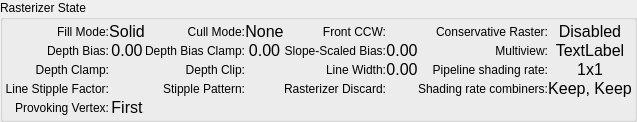
          <widget class="QGroupBox" name="rasterizerGroup">
           <property name="title">
            <string>Rasterizer State</string>
           </property>
           <layout class="QGridLayout" name="rasterizerGridLayout">
            <property name="leftMargin">
             <number>2</number>
            </property>
            <property name="topMargin">
             <number>2</number>
            </property>
            <property name="rightMargin">
             <number>2</number>
            </property>
            <property name="bottomMargin">
             <number>2</number>
            </property>
            <property name="spacing">
             <number>0</number>
            </property>
            <item row="0" column="0">
             <widget class="QLabel" name="fillModeLabel">
              <property name="text">
               <string>Fill Mode:</string>
              </property>
              <property name="alignment">
               <set>Qt::AlignRight|Qt::AlignTrailing|Qt::AlignVCenter</set>
              </property>
              <property name="wordWrap">
               <bool>true</bool>
              </property>
             </widget>
            </item>
            <item row="0" column="1">
             <widget class="QLabel" name="fillMode">
              <property name="font">
               <font>
                <pointsize>12</pointsize>
               </font>
              </property>
              <property name="text">
               <string>Solid</string>
              </property>
              <property name="alignment">
               <set>Qt::AlignCenter</set>
              </property>
              <property name="margin">
               <number>4</number>
              </property>
             </widget>
            </item>
            <item row="0" column="2">
             <widget class="QLabel" name="cullModeLabel">
              <property name="text">
               <string>Cull Mode:</string>
              </property>
              <property name="alignment">
               <set>Qt::AlignRight|Qt::AlignTrailing|Qt::AlignVCenter</set>
              </property>
              <property name="wordWrap">
               <bool>true</bool>
              </property>
             </widget>
            </item>
            <item row="0" column="3">
             <widget class="QLabel" name="cullMode">
              <property name="font">
               <font>
                <pointsize>12</pointsize>
               </font>
              </property>
              <property name="text">
               <string>None</string>
              </property>
              <property name="alignment">
               <set>Qt::AlignCenter</set>
              </property>
              <property name="margin">
               <number>4</number>
              </property>
             </widget>
            </item>
            <item row="0" column="4">
             <widget class="QLabel" name="frontCCWLabel">
              <property name="text">
               <string>Front CCW:</string>
              </property>
              <property name="alignment">
               <set>Qt::AlignRight|Qt::AlignTrailing|Qt::AlignVCenter</set>
              </property>
              <property name="wordWrap">
               <bool>true</bool>
              </property>
             </widget>
            </item>
            <item row="0" column="5">
             <widget class="QLabel" name="frontCCW">
              <property name="text">
               <string/>
              </property>
              <property name="pixmap">
               <pixmap resource="../../Resources/resources.qrc">:/cross.png</pixmap>
              </property>
              <property name="alignment">
               <set>Qt::AlignCenter</set>
              </property>
              <property name="margin">
               <number>4</number>
              </property>
             </widget>
            </item>
            <item row="0" column="6">
             <widget class="QLabel" name="label">
              <property name="text">
               <string>Conservative Raster:</string>
              </property>
              <property name="alignment">
               <set>Qt::AlignRight|Qt::AlignTrailing|Qt::AlignVCenter</set>
              </property>
              <property name="wordWrap">
               <bool>true</bool>
              </property>
             </widget>
            </item>
            <item row="0" column="7">
             <widget class="QLabel" name="conservativeRaster">
              <property name="font">
               <font>
                <pointsize>12</pointsize>
               </font>
              </property>
              <property name="text">
               <string>Disabled</string>
              </property>
              <property name="alignment">
               <set>Qt::AlignCenter</set>
              </property>
              <property name="margin">
               <number>4</number>
              </property>
             </widget>
            </item>
            <item row="1" column="0">
             <widget class="QLabel" name="depthBiasLabel">
              <property name="text">
               <string>Depth Bias:</string>
              </property>
              <property name="alignment">
               <set>Qt::AlignRight|Qt::AlignTrailing|Qt::AlignVCenter</set>
              </property>
              <property name="wordWrap">
               <bool>true</bool>
              </property>
             </widget>
            </item>
            <item row="1" column="1">
             <widget class="QLabel" name="depthBias">
              <property name="font">
               <font>
                <pointsize>12</pointsize>
               </font>
              </property>
              <property name="text">
               <string>0.00</string>
              </property>
              <property name="alignment">
               <set>Qt::AlignCenter</set>
              </property>
              <property name="margin">
               <number>4</number>
              </property>
             </widget>
            </item>
            <item row="1" column="2">
             <widget class="QLabel" name="depthBiasClampLabel">
              <property name="text">
               <string>Depth Bias Clamp:</string>
              </property>
              <property name="alignment">
               <set>Qt::AlignRight|Qt::AlignTrailing|Qt::AlignVCenter</set>
              </property>
              <property name="wordWrap">
               <bool>true</bool>
              </property>
             </widget>
            </item>
            <item row="1" column="3">
             <widget class="QLabel" name="depthBiasClamp">
              <property name="font">
               <font>
                <pointsize>12</pointsize>
               </font>
              </property>
              <property name="text">
               <string>0.00</string>
              </property>
              <property name="alignment">
               <set>Qt::AlignCenter</set>
              </property>
              <property name="margin">
               <number>4</number>
              </property>
             </widget>
            </item>
            <item row="1" column="4">
             <widget class="QLabel" name="slopeScaledBiasLabel">
              <property name="text">
               <string>Slope-Scaled Bias:</string>
              </property>
              <property name="alignment">
               <set>Qt::AlignRight|Qt::AlignTrailing|Qt::AlignVCenter</set>
              </property>
              <property name="wordWrap">
               <bool>true</bool>
              </property>
             </widget>
            </item>
            <item row="1" column="5">
             <widget class="QLabel" name="slopeScaledBias">
              <property name="font">
               <font>
                <pointsize>12</pointsize>
               </font>
              </property>
              <property name="text">
               <string>0.00</string>
              </property>
              <property name="alignment">
               <set>Qt::AlignCenter</set>
              </property>
              <property name="margin">
               <number>4</number>
              </property>
             </widget>
            </item>
            <item row="1" column="6">
             <widget class="QLabel" name="label_3">
              <property name="text">
               <string>Multiview:</string>
              </property>
              <property name="alignment">
               <set>Qt::AlignRight|Qt::AlignTrailing|Qt::AlignVCenter</set>
              </property>
              <property name="wordWrap">
               <bool>true</bool>
              </property>
             </widget>
            </item>
            <item row="1" column="7">
             <widget class="QLabel" name="multiview">
              <property name="font">
               <font>
                <pointsize>12</pointsize>
               </font>
              </property>
              <property name="text">
               <string>TextLabel</string>
              </property>
              <property name="alignment">
               <set>Qt::AlignCenter</set>
              </property>
              <property name="margin">
               <number>4</number>
              </property>
             </widget>
            </item>
            <item row="1" column="10">
             <spacer name="rastHSpacer">
              <property name="orientation">
               <enum>Qt::Horizontal</enum>
              </property>
              <property name="sizeType">
               <enum>QSizePolicy::MinimumExpanding</enum>
              </property>
              <property name="sizeHint" stdset="0">
               <size>
                <width>0</width>
                <height>0</height>
               </size>
              </property>
             </spacer>
            </item>
            <item row="2" column="0">
             <widget class="QLabel" name="depthClampLabel">
              <property name="text">
               <string>Depth Clamp:</string>
              </property>
              <property name="alignment">
               <set>Qt::AlignRight|Qt::AlignTrailing|Qt::AlignVCenter</set>
              </property>
              <property name="wordWrap">
               <bool>true</bool>
              </property>
             </widget>
            </item>
            <item row="2" column="1">
             <widget class="QLabel" name="depthClamp">
              <property name="text">
               <string/>
              </property>
              <property name="pixmap">
               <pixmap resource="../../Resources/resources.qrc">:/cross.png</pixmap>
              </property>
              <property name="alignment">
               <set>Qt::AlignCenter</set>
              </property>
              <property name="margin">
               <number>4</number>
              </property>
             </widget>
            </item>
            <item row="2" column="2">
             <widget class="QLabel" name="label_4">
              <property name="text">
               <string>Depth Clip:</string>
              </property>
              <property name="alignment">
               <set>Qt::AlignRight|Qt::AlignTrailing|Qt::AlignVCenter</set>
              </property>
              <property name="wordWrap">
               <bool>true</bool>
              </property>
             </widget>
            </item>
            <item row="2" column="3">
             <widget class="QLabel" name="depthClip">
              <property name="pixmap">
               <pixmap resource="../../Resources/resources.qrc">:/cross.png</pixmap>
              </property>
              <property name="alignment">
               <set>Qt::AlignCenter</set>
              </property>
              <property name="margin">
               <number>4</number>
              </property>
             </widget>
            </item>
            <item row="2" column="4">
             <widget class="QLabel" name="lineWidthLabel">
              <property name="text">
               <string>Line Width:</string>
              </property>
              <property name="alignment">
               <set>Qt::AlignRight|Qt::AlignTrailing|Qt::AlignVCenter</set>
              </property>
              <property name="wordWrap">
               <bool>true</bool>
              </property>
             </widget>
            </item>
            <item row="2" column="5">
             <widget class="QLabel" name="lineWidth">
              <property name="font">
               <font>
                <pointsize>12</pointsize>
               </font>
              </property>
              <property name="text">
               <string>0.00</string>
              </property>
              <property name="alignment">
               <set>Qt::AlignCenter</set>
              </property>
              <property name="margin">
               <number>4</number>
              </property>
             </widget>
            </item>
            <item row="2" column="6">
             <widget class="QLabel" name="label_9">
              <property name="text">
               <string>Pipeline shading rate:</string>
              </property>
              <property name="alignment">
               <set>Qt::AlignRight|Qt::AlignTrailing|Qt::AlignVCenter</set>
              </property>
              <property name="wordWrap">
               <bool>true</bool>
              </property>
             </widget>
            </item>
            <item row="2" column="7">
             <widget class="QLabel" name="pipelineShadingRate">
              <property name="font">
               <font>
                <pointsize>12</pointsize>
               </font>
              </property>
              <property name="text">
               <string>1x1</string>
              </property>
              <property name="alignment">
               <set>Qt::AlignCenter</set>
              </property>
              <property name="margin">
               <number>4</number>
              </property>
             </widget>
            </item>
            <item row="3" column="0">
             <widget class="QLabel" name="stippleFactorLabel">
              <property name="text">
               <string>Line Stipple Factor:</string>
              </property>
              <property name="alignment">
               <set>Qt::AlignRight|Qt::AlignTrailing|Qt::AlignVCenter</set>
              </property>
              <property name="wordWrap">
               <bool>true</bool>
              </property>
             </widget>
            </item>
            <item row="3" column="1">
             <widget class="QLabel" name="stippleFactor">
              <property name="font">
               <font>
                <pointsize>12</pointsize>
               </font>
              </property>
              <property name="pixmap">
               <pixmap resource="../../Resources/resources.qrc">:/cross.png</pixmap>
              </property>
              <property name="alignment">
               <set>Qt::AlignCenter</set>
              </property>
              <property name="margin">
               <number>4</number>
              </property>
             </widget>
            </item>
            <item row="3" column="2">
             <widget class="QLabel" name="stipplePatternLabel">
              <property name="text">
               <string>Stipple Pattern:</string>
              </property>
              <property name="alignment">
               <set>Qt::AlignRight|Qt::AlignTrailing|Qt::AlignVCenter</set>
              </property>
              <property name="wordWrap">
               <bool>true</bool>
              </property>
             </widget>
            </item>
            <item row="3" column="3">
             <widget class="QLabel" name="stipplePattern">
              <property name="font">
               <font>
                <pointsize>12</pointsize>
               </font>
              </property>
              <property name="pixmap">
               <pixmap resource="../../Resources/resources.qrc">:/cross.png</pixmap>
              </property>
              <property name="alignment">
               <set>Qt::AlignCenter</set>
              </property>
              <property name="margin">
               <number>4</number>
              </property>
             </widget>
            </item>
            <item row="3" column="4">
             <widget class="QLabel" name="rasterizerDiscardLabel">
              <property name="text">
               <string>Rasterizer Discard:</string>
              </property>
              <property name="alignment">
               <set>Qt::AlignRight|Qt::AlignTrailing|Qt::AlignVCenter</set>
              </property>
              <property name="wordWrap">
               <bool>true</bool>
              </property>
             </widget>
            </item>
            <item row="3" column="5">
             <widget class="QLabel" name="rasterizerDiscard">
              <property name="text">
               <string/>
              </property>
              <property name="pixmap">
               <pixmap resource="../../Resources/resources.qrc">:/cross.png</pixmap>
              </property>
              <property name="alignment">
               <set>Qt::AlignCenter</set>
              </property>
              <property name="margin">
               <number>4</number>
              </property>
             </widget>
            </item>
            <item row="3" column="6">
             <widget class="QLabel" name="label_2">
              <property name="text">
               <string>Shading rate combiners:</string>
              </property>
              <property name="alignment">
               <set>Qt::AlignRight|Qt::AlignTrailing|Qt::AlignVCenter</set>
              </property>
              <property name="wordWrap">
               <bool>true</bool>
              </property>
             </widget>
            </item>
            <item row="3" column="7">
             <widget class="QLabel" name="shadingRateCombiners">
              <property name="font">
               <font>
                <pointsize>12</pointsize>
               </font>
              </property>
              <property name="text">
               <string>Keep, Keep</string>
              </property>
              <property name="alignment">
               <set>Qt::AlignCenter</set>
              </property>
              <property name="margin">
               <number>4</number>
              </property>
             </widget>
            </item>
            <item row="4" column="0">
             <widget class="QLabel" name="label_10">
              <property name="text">
               <string>Provoking Vertex:</string>
              </property>
              <property name="alignment">
               <set>Qt::AlignRight|Qt::AlignTrailing|Qt::AlignVCenter</set>
              </property>
              <property name="wordWrap">
               <bool>true</bool>
              </property>
             </widget>
            </item>
            <item row="4" column="1">
             <widget class="QLabel" name="provokingVertex">
              <property name="font">
               <font>
                <pointsize>12</pointsize>
               </font>
              </property>
              <property name="text">
               <string>First</string>
              </property>
              <property name="alignment">
               <set>Qt::AlignCenter</set>
              </property>
              <property name="margin">
               <number>4</number>
              </property>
             </widget>
            </item>
            <item row="5" column="0">
             <spacer name="rastVSpacer">
              <property name="orientation">
               <enum>Qt::Vertical</enum>
              </property>
              <property name="sizeType">
               <enum>QSizePolicy::Preferred</enum>
              </property>
              <property name="sizeHint" stdset="0">
               <size>
                <width>0</width>
                <height>0</height>
               </size>
              </property>
             </spacer>
            </item>
           </layout>
          </widget>
